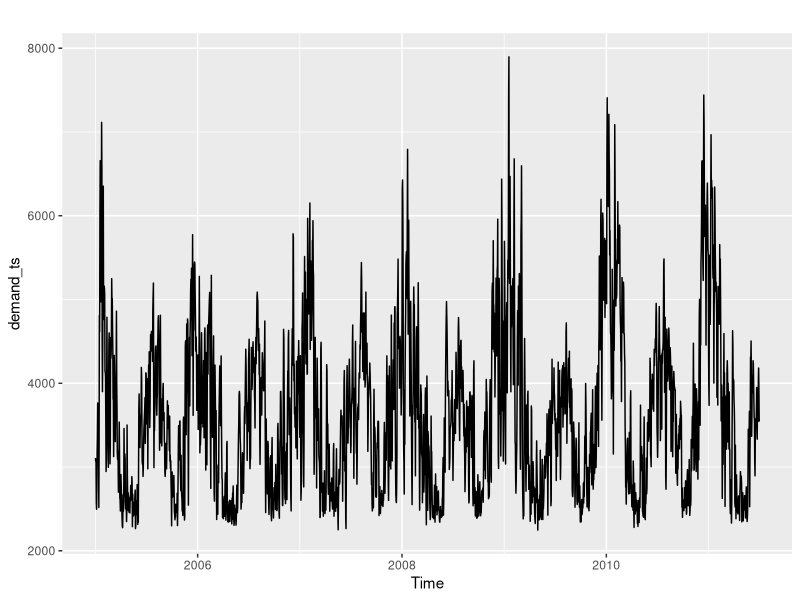
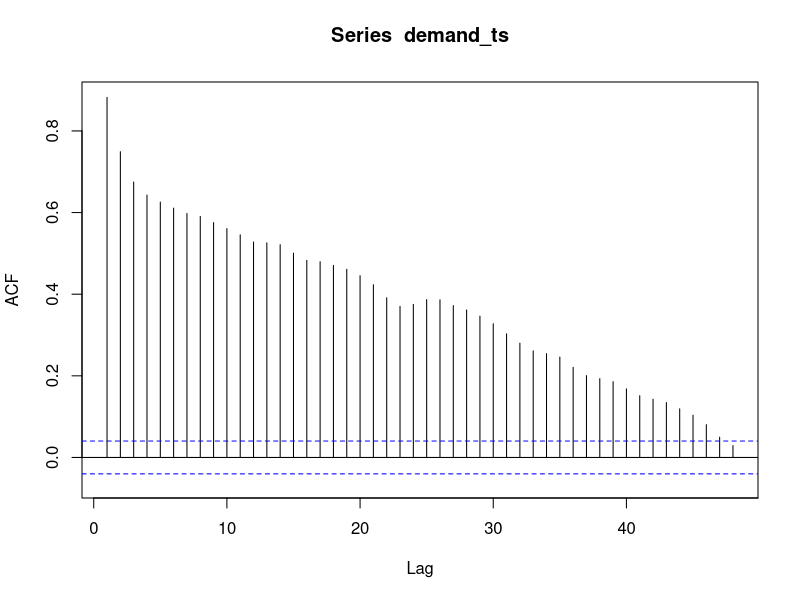
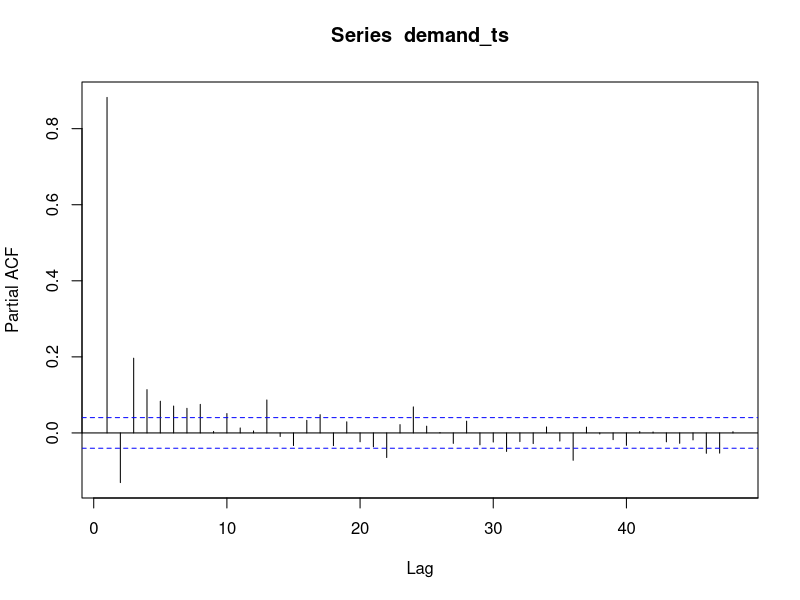
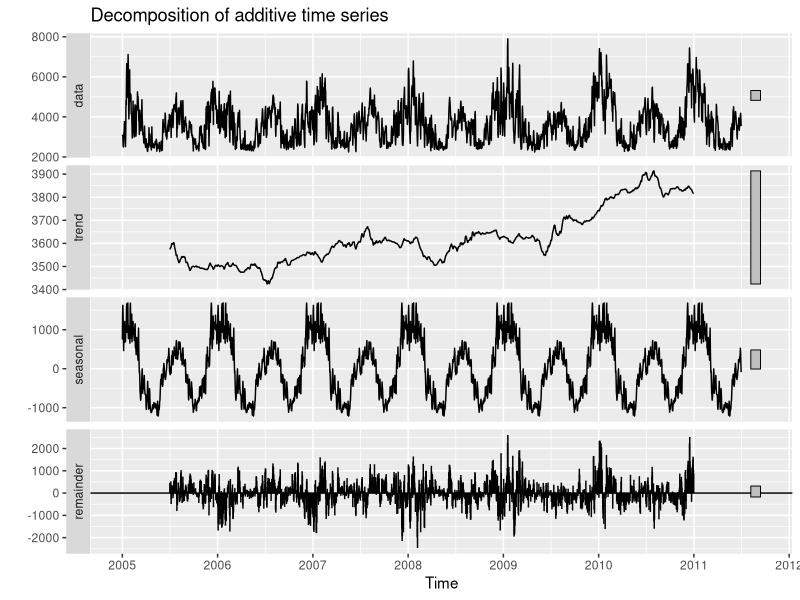
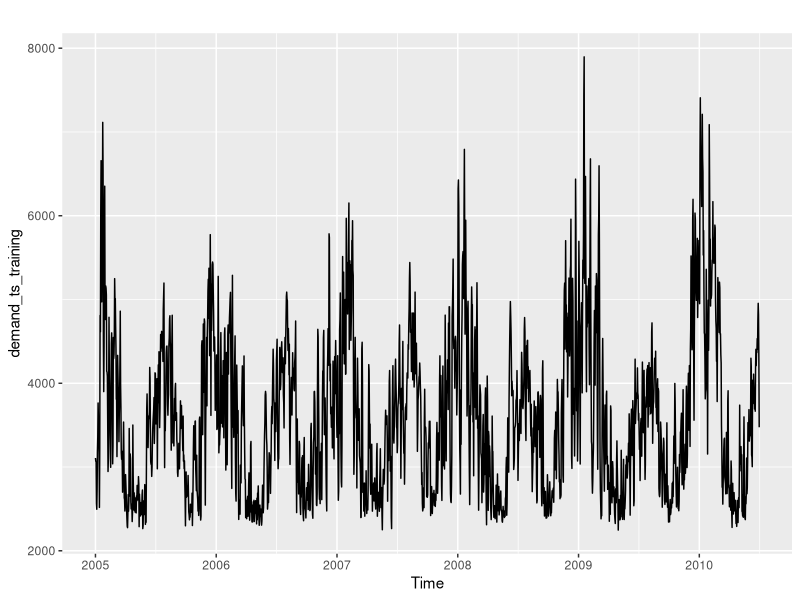
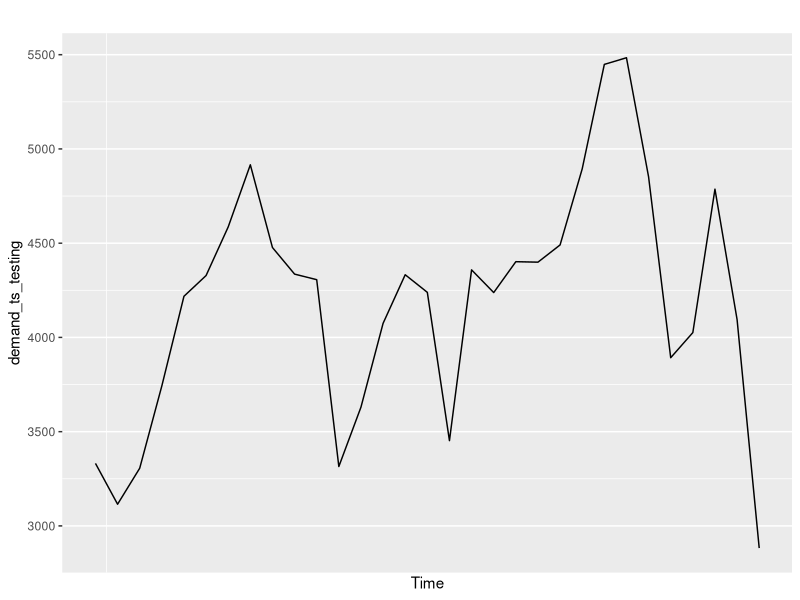
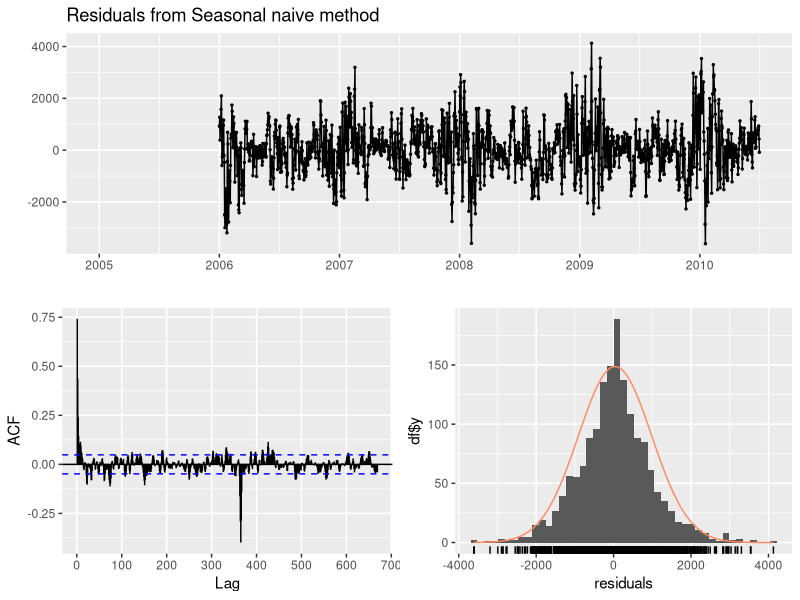
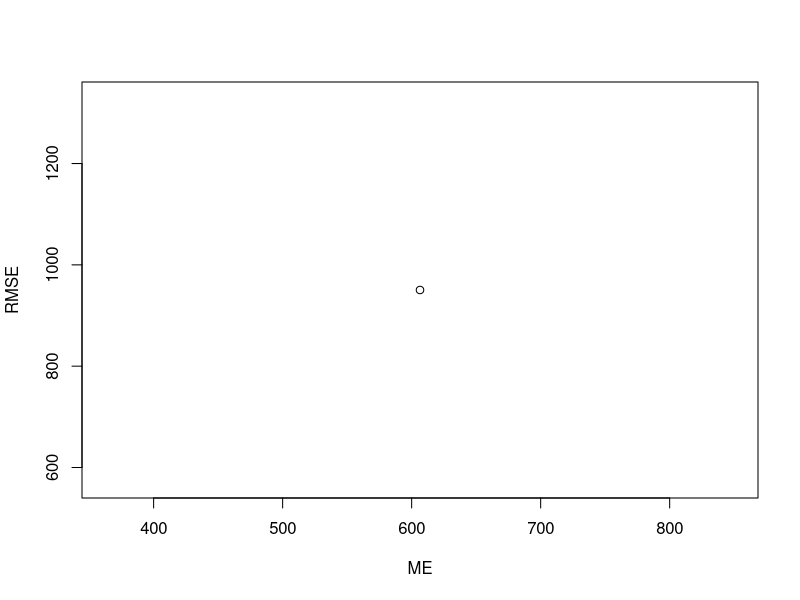

Here is the R script that generated these plots, in order: (Note: this script raises an error after producing the figures.)
## ---- chunk 1
libraries <- c('forecast','here','tidyverse','zoo','Kendall','tseries','outliers','smooth', "openxlsx", "readxl", "stats")
lapply(libraries,require,character.only=T)
here()

demand <- read.csv(here("Data",'Processed','CleanDemand_v1.csv'))
demand <- select(.data = demand, !X)
demand <- mutate(.data=demand, date = ymd(date))

summary(demand)

## ---- chunk 2
demand_ts <- msts(data = demand[,2], start = c(2005,1), seasonal.periods = c(7,365.25))
demand_ts <- na.interp(demand_ts,linear = T)
autoplot(demand_ts)
Acf(demand_ts, lag.max = 48)
Pacf(demand_ts, lag.max = 48)
## ---- chunk 3
decomp_demand_ts <- decompose(demand_ts, type = "additive")

autoplot(decomp_demand_ts)
## ---- chunk 4
# training data
TrainingWindow = 365
demand_ts_training <- subset(demand_ts,
                                   end = length(demand_ts)-TrainingWindow)
demand_ts_training <- msts(demand_ts_training, seasonal.periods = c(7,365.25))

#create a subset for testing purpose
demand_ts_testing <- subset(demand_ts,
                            start = length(demand_ts)-TrainingWindow+1,
                            end = length(demand_ts)-TrainingWindow+31)
demand_ts_testing <- msts(demand_ts_testing, seasonal.periods = c(7,365.25))

autoplot(demand_ts_training)
autoplot(demand_ts_testing)
## ---- chunk 5
observed <- demand[(nrow(demand)-TrainingWindow+1):(nrow(demand)-TrainingWindow+31),"avg_load"]
SNAIVE_fore <- snaive(y=demand_ts_training, h=31)
checkresiduals(SNAIVE_fore)

SNAIVE_accuracy <- accuracy(SNAIVE_fore$mean, observed)
plot(SNAIVE_accuracy)
plot(SNAIVE_fore)
## ---- chunk 6
SNAIVE_fore_final <- snaive(demand_ts, h = 31)
checkresiduals(SNAIVE_fore_final)
julyforecast <- data.frame(SNAIVE_fore_final$mean)

## ---- chunk 7
auto_arima_test <- auto.arima(y=demand_ts_training,
                              max.p = 2,
                              max.d = 2,
                              max.q = 2, 
                              max.P = 0,
                              max.D = 0,
                              max.Q = 0, seasonal = F)
print(auto_arima_test)
auto_arima_forecast <- forecast(auto_arima_test, h = 31)
autoplot(auto_arima_forecast)


auto_sarima_test <- auto.arima(y=demand_ts_training,
                              max.p = 3,
                              max.d = 1,
                              max.q = 3, 
                              max.P = 3,
                              max.D = 1,
                              max.Q = 3,
                              seasonal = T)
print(auto_sarima_test)
auto_sarima_forecast <- forecast(auto_sarima_test, h = 31)
autoplot(auto_sarima_forecast)
df_compare_auto_AICs <- data.frame(AIC(auto_arima_test), AIC(auto_sarima_test))


# ARIMA + FOURIER 
auto_arima_fourier_fit <- auto.arima(demand_ts_training, 
                             seasonal=FALSE, 
                             lambda=0,
                             xreg=fourier(demand_ts_training, 
                                          K=c(2,24))
                             )
summary(auto_arima_fourier_fit)
checkresiduals(auto_arima_fourier_fit)
#Forecast with ARIMA fit
auto_arima_fourier_forecast <- forecast(auto_arima_fourier_fit,
                           xreg=fourier(demand_ts_training,
                                        K=c(2,24),
                                        h=31),
                           h=31)



ets_train <-  stlf(demand_ts_training,h=31, s.window = "periodic")

neural_train <- nnetar(demand_ts_training,
                 p=2,
                 P=0,
                 xreg=fourier(demand_ts_training,
                                        K=c(3,4)))
#NN_for <- forecast(NN_fit, h=365) 
neural_fore <- forecast(neural_train, 
                   h=31,
                   xreg=fourier(demand_ts_training, 
                                          K=c(3,4),h=31))

SS_seas <- StructTS(demand_ts_training, type="BSM",fixed=c(NA,NA,NA))

df_compare_accuracy <- as.data.frame(rbind(accuracy(SNAIVE_fore$mean, observed), accuracy(auto_arima_forecast$mean, observed),accuracy(auto_sarima_forecast$mean,observed), accuracy(auto_arima_fourier_forecast$mean,observed), accuracy(ets_train$mean,observed), accuracy(neural_fore$mean,observed), accuracy(exponentialsmooth_fore$mean,observed)))
row.names(df_compare_accuracy) <- c('snaive','auto arima','auto sarima','auto arima+fourier','ets','neural','es')
